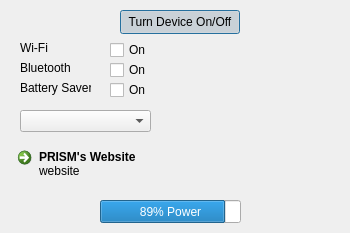
<?xml version="1.0" encoding="UTF-8"?>
<ui version="4.0">
 <class>MyPyQt</class>
 <widget class="QDialog" name="MyPyQt">
  <property name="geometry">
   <rect>
    <x>0</x>
    <y>0</y>
    <width>350</width>
    <height>233</height>
   </rect>
  </property>
  <property name="windowTitle">
   <string>Dialog</string>
  </property>
  <widget class="QProgressBar" name="battery">
   <property name="geometry">
    <rect>
     <x>100</x>
     <y>200</y>
     <width>141</width>
     <height>23</height>
    </rect>
   </property>
   <property name="accessibleName">
    <string/>
   </property>
   <property name="value">
    <number>89</number>
   </property>
   <property name="textVisible">
    <bool>true</bool>
   </property>
   <property name="orientation">
    <enum>Qt::Orientation::Horizontal</enum>
   </property>
   <property name="invertedAppearance">
    <bool>false</bool>
   </property>
   <property name="textDirection">
    <enum>QProgressBar::Direction::TopToBottom</enum>
   </property>
   <property name="format">
    <string>%p% Power</string>
   </property>
  </widget>
  <widget class="QLabel" name="label">
   <property name="geometry">
    <rect>
     <x>20</x>
     <y>40</y>
     <width>71</width>
     <height>16</height>
    </rect>
   </property>
   <property name="text">
    <string>Wi-Fi</string>
   </property>
  </widget>
  <widget class="QLabel" name="label_2">
   <property name="geometry">
    <rect>
     <x>20</x>
     <y>60</y>
     <width>71</width>
     <height>16</height>
    </rect>
   </property>
   <property name="text">
    <string>Bluetooth</string>
   </property>
  </widget>
  <widget class="QLabel" name="label_3">
   <property name="geometry">
    <rect>
     <x>20</x>
     <y>80</y>
     <width>71</width>
     <height>16</height>
    </rect>
   </property>
   <property name="text">
    <string>Battery Saver</string>
   </property>
  </widget>
  <widget class="QCheckBox" name="checkBox">
   <property name="geometry">
    <rect>
     <x>110</x>
     <y>40</y>
     <width>75</width>
     <height>20</height>
    </rect>
   </property>
   <property name="text">
    <string>On</string>
   </property>
   <property name="checkable">
    <bool>true</bool>
   </property>
   <property name="checked">
    <bool>false</bool>
   </property>
   <property name="autoRepeat">
    <bool>false</bool>
   </property>
   <property name="tristate">
    <bool>false</bool>
   </property>
  </widget>
  <widget class="QCheckBox" name="checkBox_2">
   <property name="geometry">
    <rect>
     <x>110</x>
     <y>60</y>
     <width>75</width>
     <height>20</height>
    </rect>
   </property>
   <property name="text">
    <string>On</string>
   </property>
  </widget>
  <widget class="QCheckBox" name="checkBox_3">
   <property name="geometry">
    <rect>
     <x>110</x>
     <y>80</y>
     <width>75</width>
     <height>20</height>
    </rect>
   </property>
   <property name="text">
    <string>On</string>
   </property>
  </widget>
  <widget class="QPushButton" name="pushButton">
   <property name="geometry">
    <rect>
     <x>120</x>
     <y>10</y>
     <width>120</width>
     <height>24</height>
    </rect>
   </property>
   <property name="text">
    <string>Turn Device On/Off</string>
   </property>
   <property name="checkable">
    <bool>true</bool>
   </property>
   <property name="checked">
    <bool>true</bool>
   </property>
   <property name="default">
    <bool>false</bool>
   </property>
   <property name="flat">
    <bool>false</bool>
   </property>
  </widget>
  <widget class="QComboBox" name="comboBox">
   <property name="geometry">
    <rect>
     <x>20</x>
     <y>110</y>
     <width>131</width>
     <height>22</height>
    </rect>
   </property>
   <property name="editable">
    <bool>false</bool>
   </property>
   <property name="maxVisibleItems">
    <number>5</number>
   </property>
   <property name="insertPolicy">
    <enum>QComboBox::InsertPolicy::InsertAlphabetically</enum>
   </property>
   <property name="placeholderText">
    <string>How many devices?</string>
   </property>
   <property name="frame">
    <bool>true</bool>
   </property>
   <item>
    <property name="text">
     <string>1</string>
    </property>
   </item>
   <item>
    <property name="text">
     <string>2</string>
    </property>
   </item>
   <item>
    <property name="text">
     <string>3</string>
    </property>
   </item>
   <item>
    <property name="text">
     <string>4</string>
    </property>
   </item>
   <item>
    <property name="text">
     <string>5</string>
    </property>
   </item>
  </widget>
  <widget class="QCommandLinkButton" name="commandLinkButton">
   <property name="geometry">
    <rect>
     <x>10</x>
     <y>140</y>
     <width>241</width>
     <height>51</height>
    </rect>
   </property>
   <property name="text">
    <string>PRISM's Website</string>
   </property>
   <property name="checkable">
    <bool>false</bool>
   </property>
   <property name="checked">
    <bool>false</bool>
   </property>
   <property name="description">
    <string>website</string>
   </property>
  </widget>
 </widget>
 <resources/>
 <connections/>
</ui>
